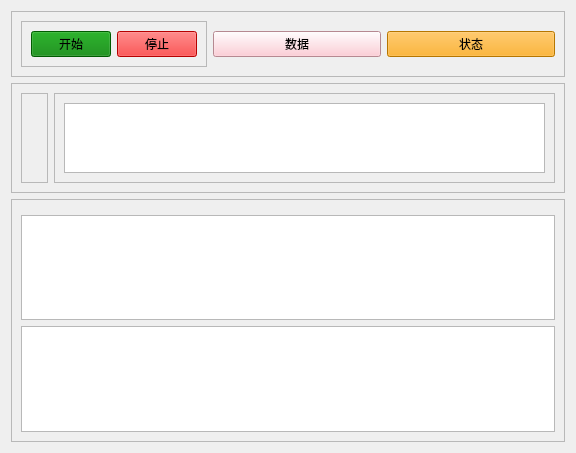
<?xml version="1.0" encoding="UTF-8"?>
<ui version="4.0">
 <class>window</class>
 <widget class="QWidget" name="window">
  <property name="geometry">
   <rect>
    <x>0</x>
    <y>0</y>
    <width>576</width>
    <height>453</height>
   </rect>
  </property>
  <property name="windowTitle">
   <string>Form</string>
  </property>
  <layout class="QVBoxLayout" name="verticalLayout">
   <item>
    <widget class="QFrame" name="menu_frame">
     <property name="enabled">
      <bool>true</bool>
     </property>
     <property name="frameShape">
      <enum>QFrame::Shape::StyledPanel</enum>
     </property>
     <property name="frameShadow">
      <enum>QFrame::Shadow::Raised</enum>
     </property>
     <layout class="QHBoxLayout" name="horizontalLayout_2">
      <item>
       <widget class="QFrame" name="start_stop_frame">
        <property name="frameShape">
         <enum>QFrame::Shape::StyledPanel</enum>
        </property>
        <property name="frameShadow">
         <enum>QFrame::Shadow::Raised</enum>
        </property>
        <layout class="QHBoxLayout" name="horizontalLayout_6">
         <item>
          <widget class="QPushButton" name="start_button">
           <property name="enabled">
            <bool>true</bool>
           </property>
           <property name="styleSheet">
            <string notr="true">background-color: green</string>
           </property>
           <property name="text">
            <string>开始</string>
           </property>
          </widget>
         </item>
         <item>
          <widget class="QPushButton" name="stop_button">
           <property name="styleSheet">
            <string notr="true">background-color: red</string>
           </property>
           <property name="text">
            <string>停止</string>
           </property>
          </widget>
         </item>
        </layout>
       </widget>
      </item>
      <item>
       <widget class="QPushButton" name="data_button">
        <property name="styleSheet">
         <string notr="true">background-color: pink</string>
        </property>
        <property name="text">
         <string>数据</string>
        </property>
       </widget>
      </item>
      <item>
       <widget class="QPushButton" name="status_button">
        <property name="styleSheet">
         <string notr="true">background-color: orange</string>
        </property>
        <property name="text">
         <string>状态</string>
        </property>
       </widget>
      </item>
     </layout>
    </widget>
   </item>
   <item>
    <widget class="QFrame" name="status_display_frame">
     <property name="frameShape">
      <enum>QFrame::Shape::StyledPanel</enum>
     </property>
     <property name="frameShadow">
      <enum>QFrame::Shadow::Raised</enum>
     </property>
     <layout class="QHBoxLayout" name="horizontalLayout">
      <item>
       <widget class="QFrame" name="image_frame">
        <property name="frameShape">
         <enum>QFrame::Shape::StyledPanel</enum>
        </property>
        <property name="frameShadow">
         <enum>QFrame::Shadow::Raised</enum>
        </property>
        <layout class="QHBoxLayout" name="horizontalLayout_4">
         <item>
          <widget class="QLabel" name="label">
           <property name="text">
            <string/>
           </property>
          </widget>
         </item>
        </layout>
       </widget>
      </item>
      <item>
       <widget class="QFrame" name="log_frame">
        <property name="frameShape">
         <enum>QFrame::Shape::StyledPanel</enum>
        </property>
        <property name="frameShadow">
         <enum>QFrame::Shadow::Raised</enum>
        </property>
        <layout class="QHBoxLayout" name="horizontalLayout_5">
         <item>
          <widget class="QTextEdit" name="textEdit"/>
         </item>
        </layout>
       </widget>
      </item>
     </layout>
    </widget>
   </item>
   <item>
    <widget class="QFrame" name="data_display_frame">
     <property name="frameShape">
      <enum>QFrame::Shape::StyledPanel</enum>
     </property>
     <property name="frameShadow">
      <enum>QFrame::Shadow::Raised</enum>
     </property>
     <layout class="QVBoxLayout" name="verticalLayout_2">
      <item>
       <widget class="QFrame" name="chart_frame">
        <property name="frameShape">
         <enum>QFrame::Shape::StyledPanel</enum>
        </property>
        <property name="frameShadow">
         <enum>QFrame::Shadow::Raised</enum>
        </property>
       </widget>
      </item>
      <item>
       <widget class="QTableWidget" name="tableWidget"/>
      </item>
      <item>
       <widget class="QTableWidget" name="tableWidget_2"/>
      </item>
     </layout>
    </widget>
   </item>
  </layout>
 </widget>
 <resources/>
 <connections/>
</ui>
